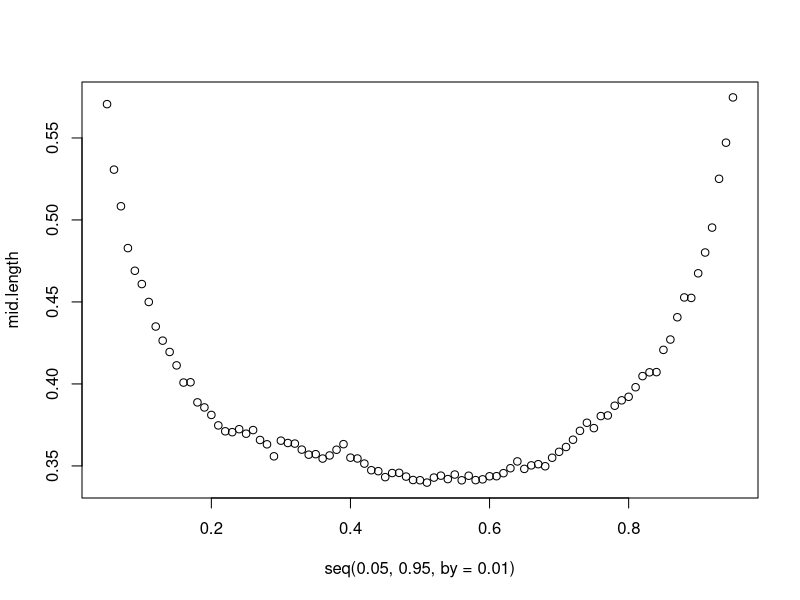
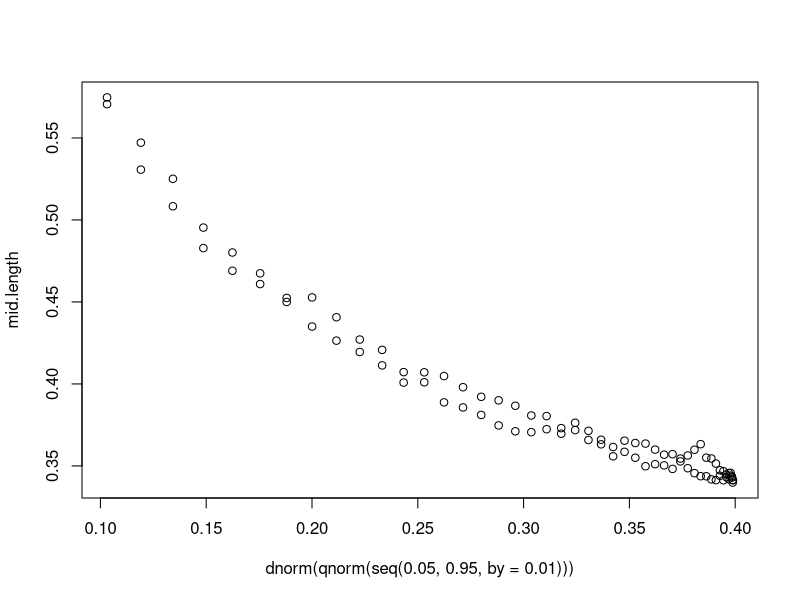
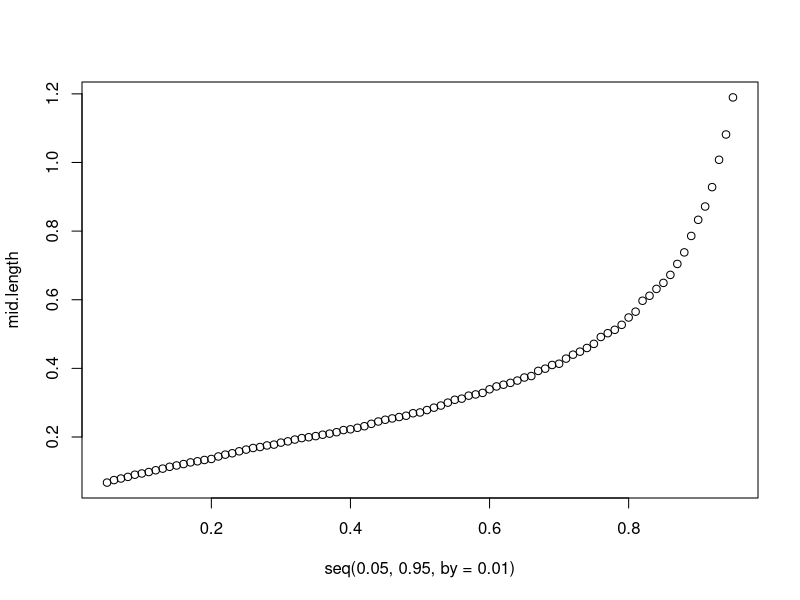
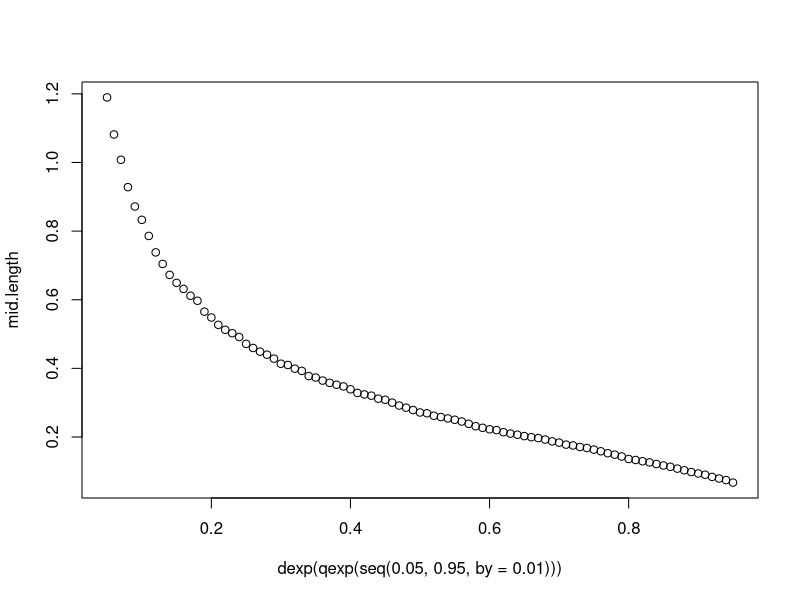
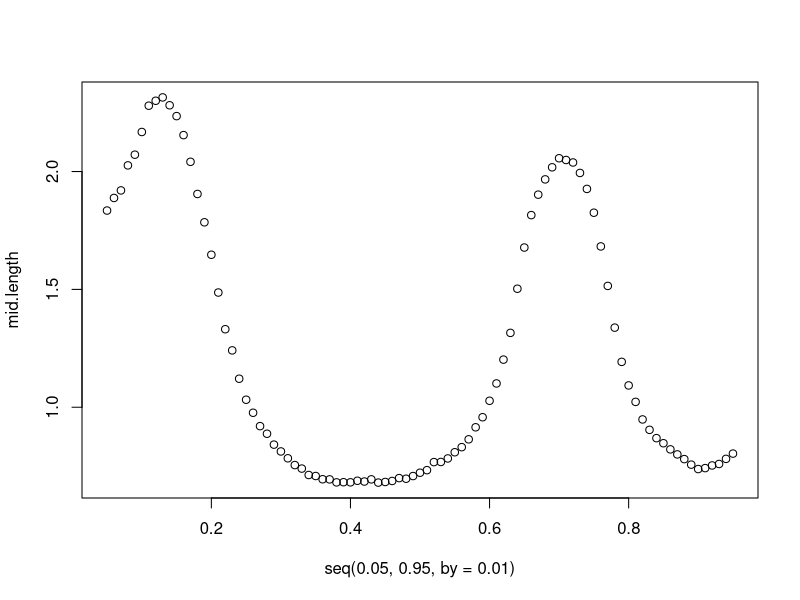

The R script that drew these images, in order: (Note: this script raises an error after producing the figures.)
## ---- chunk 1
library(ggplot2)
library(tidyverse)
## ---- chunk 2
calc_summary <- function(p) {
  rand_sample_grid <- matrix(NA, ncol=length(p), nrow=5000)
  for(i in 1:5000){
    resamp.data <- rnorm(200)
    rand_sample_grid[i,] <- quantile(resamp.data,p)
  }
  return(rand_sample_grid)
}

rand_sample_grid <- calc_summary(p=seq(0.05,0.95,by=0.01))
## ---- chunk 3
mid.length <- apply(rand_sample_grid, 2, function(x) quantile(x,0.975)-quantile(x, 0.025))
plot(seq(0.05,0.95,by=0.01), mid.length)
plot(dnorm(qnorm(seq(0.05,0.95,by=0.01))), mid.length)
## ---- chunk 4
calc_summary <- function(p) {
  rand_sample_grid <- matrix(NA, ncol=length(p), nrow=5000)
  for(i in 1:5000){
    resamp.data <- rexp(200)
    rand_sample_grid[i,] <- quantile(resamp.data,p)
  }
  return(rand_sample_grid)
}
rand_sample_grid <- calc_summary(p=seq(0.05,0.95,by=0.01))
## ---- chunk 5
mid.length <- apply(rand_sample_grid, 2, function(x) quantile(x,0.975)-quantile(x, 0.025))
plot(seq(0.05,0.95,by=0.01), mid.length)
plot(dexp(qexp(seq(0.05,0.95,by=0.01))), mid.length)
## ---- chunk 6
rf3 <- function(N){
  G <- sample(0:2, N, replace = TRUE, prob = c(5,3,2))
  (G==0)*rnorm(N) + (G==1)*rnorm(N,4) + (G==2)*rnorm(N,-4,2)
}

pf3 <- function(x){
  .5*pnorm(x) + .3*pnorm(x,4) + .2*pnorm(x,-4,2)
}

df3 <- function(x){
  .5*dnorm(x) + .3*dnorm(x,4) + .2*dnorm(x,-4,2)
}

rf4 <- function(N){
  G <- sample(0:1, N, replace = TRUE)
  (G==0)*rbeta(N,5,1) + (G==1)*rbeta(N,1,5)
}
## ---- chunk 7
calc_summary <- function(p) {
  rand_sample_grid <- matrix(NA, ncol=length(p), nrow=5000)
  for(i in 1:5000){
    resamp.data <- rf3(200)
    rand_sample_grid[i,] <- quantile(resamp.data,p)
  }
  return(rand_sample_grid)
}
rand_sample_grid <- calc_summary(p=seq(0.05,0.95,by=0.01))
## ---- chunk 8
mid.length <- apply(rand_sample_grid, 2, function(x) quantile(x,0.975)-quantile(x, 0.025))
plot(seq(0.05,0.95,by=0.01), mid.length)
plot(df3(qf3(seq(0.05,0.95,by=0.01))), mid.length)
